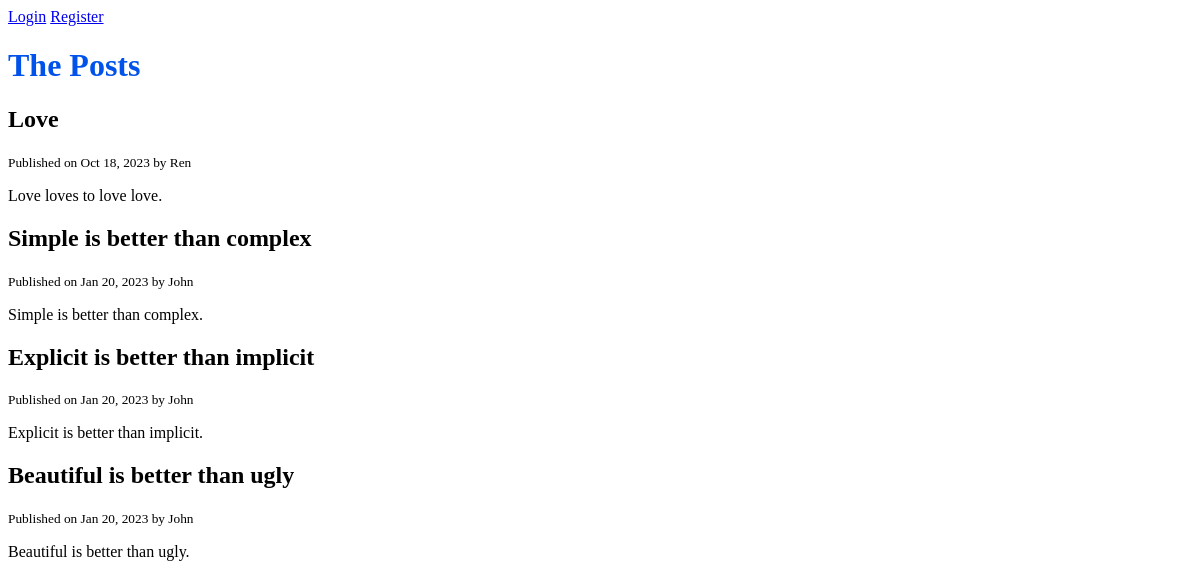
Before: / with the older database file.
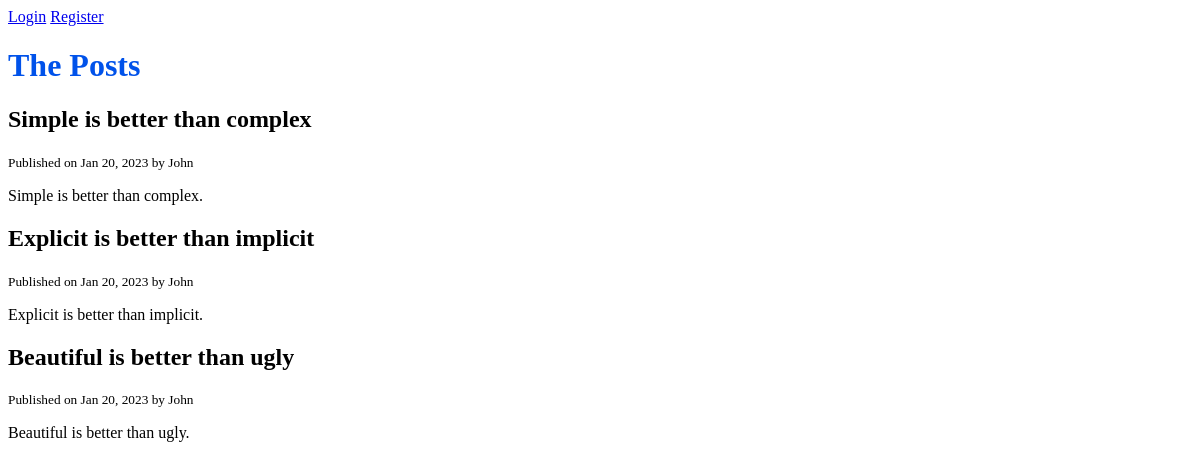
After: the same page with the newer database file.
### blog/models.py (models this page shows, shortened)
class Post(models.Model):
    title = models.CharField(max_length=120)
    content = models.TextField()
    published_at = models.DateTimeField(default=timezone.now)
    author = models.ForeignKey(User, on_delete=models.CASCADE)
    class Meta:
        ordering = ['-published_at']

### blog/views.py (the view)
# urls.py: path('', views.home, name='posts'),
def home(request):
    posts = Post.objects.all()
    context = {'posts': posts}
    return render(request, 'blog/home.html', context)

### blog/templates/blog/home.html (shortened to what this page needs)
{% extends 'base.html' %}
{% block content %}
<h1>The Posts</h1>
	{% for post in posts %}
		<h2>{{ post.title }}</h2>
		<small>Published on {{ post.published_at | date:"M d, Y" }} by {{ post.author | title}}</small>
		<p>{{ post.content }}</p>
	{% endfor %}
{% endblock content %}

### templates/base.html (shortened to what this page needs)
{%load static %}
<!DOCTYPE html>
<html lang="en">
  <head>
    <link rel="stylesheet" href="{% static 'css/style.css' %}" />
  </head>
  <body>
        <header>
            {% if request.user.is_authenticated %}
            <a href="{% url 'posts' %}">The Posts</a>
            <a href="{% url 'post-create' %}">New Post</a>
            <span>Hi {{ request.user.username | title }}</span>
            <a href="{% url 'logout'  %}">Logout</a>
            {% else %}
             <a href="{% url 'login'  %}">Login</a>
             <a href="{% url 'register'  %}">Register</a>
            {% endif %}
        </header>
        <main>
	    {%block content%}
	    {%endblock content%}
        </main>
  </body>
</html>

### static/css/style.css (style rules this page uses)
h1 { color: #0052ea; }

Changed rows visible on the page:
removed Post: title "Love", published_at "Oct 18, 2023", author "Ren", content "Love loves to love love."
